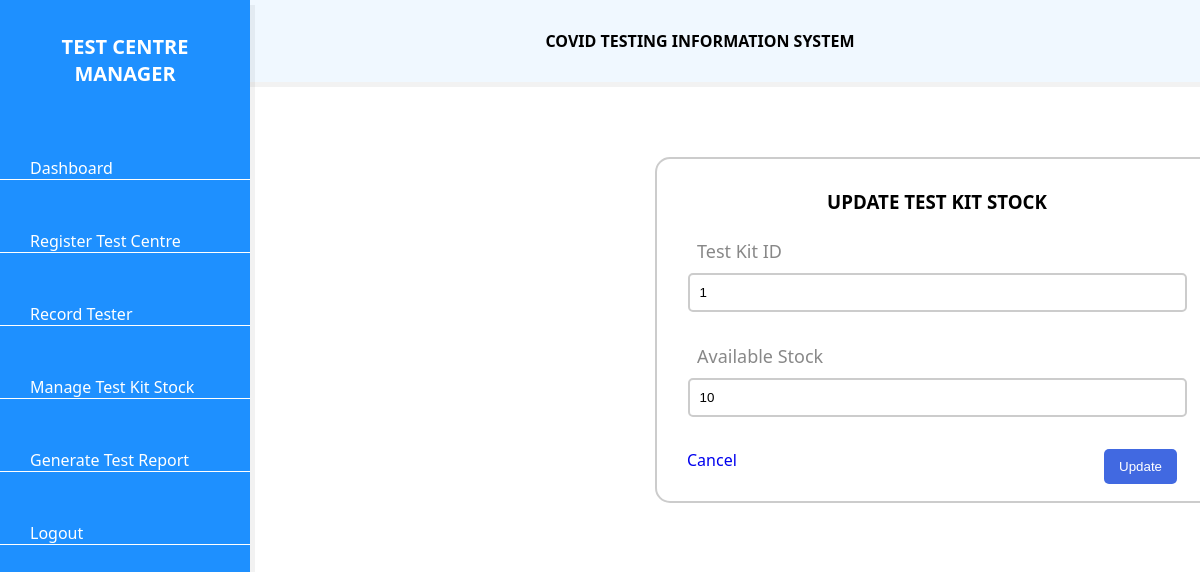
Before: /UpdateTestKitStockForm.php?id=1 (signed in) with the older database file.
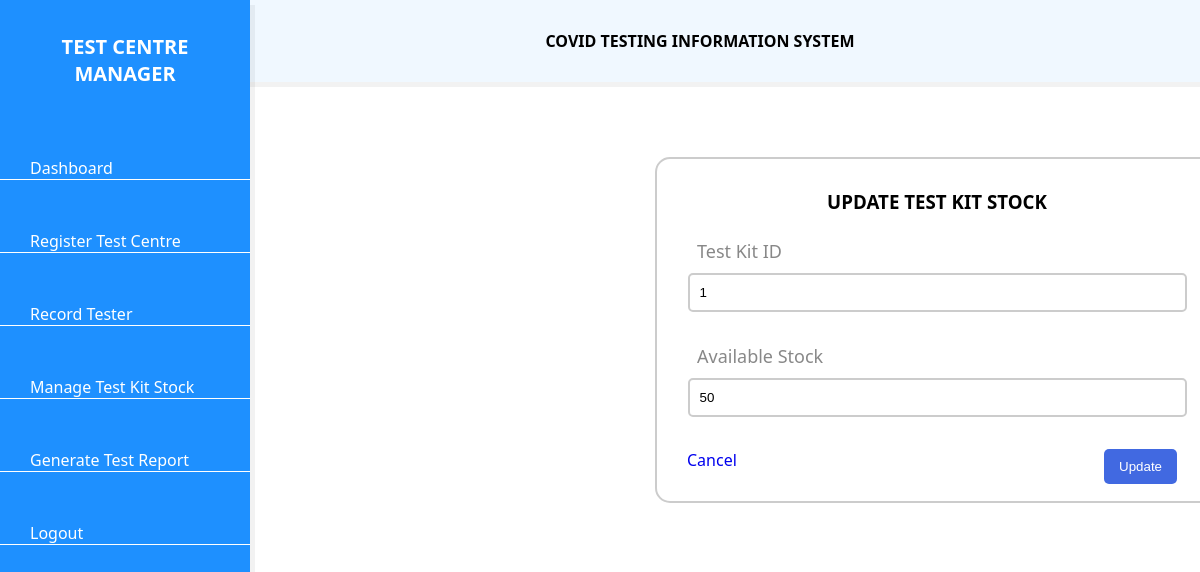
After: the same page with the newer database file.
### tables this page shows
CREATE TABLE `testkit` (
  `kitID` int(255) NOT NULL,
  `testName` varchar(255) NOT NULL,
  `availableStock` int(255) NOT NULL,
  `centreID` int(255) NOT NULL
);

### UpdateTestKitStockForm.php (the view, shortened to what this page needs)
<!DOCTYPE html>
<html>
<head>
	<link rel="stylesheet" type="text/css" href="dashboardcss/style.css">
</head>
<body>
	<div class="sidebar">
      <h2>Test Centre Manager</h2>
      <ul class="nav">
        <li>
          <a href="dashboardManager.php">
            <span>Dashboard</span>
          </a>
        </li>
		<li>
          <a href="RegisterTestCentreForm.php">
            <span>Register Test Centre</span>
          </a>
        </li>
        <li>
          <a href="RecordTesterForm.php">
            <span>Record Tester</span>
          </a>
        </li>
        <li>
          <a href="ManageTestKitStockForm.php">
            <span>Manage Test Kit Stock</span>
          </a>
        </li>
        <li>
          <a href="#">
            <span>Generate Test Report</span>
          </a>
        </li>
        <li>
          <a href="Logout.php">
            <span>Logout</span>
          </a>
        </li>
      </ul>
    </div>
	<div class="main">
      <b>COVID TESTING INFORMATION SYSTEM</b>
    </div>
	<?php
	include "db_conn.php";
	$sql = mysqli_query($conn, "SELECT * FROM testKit WHERE kitID='$_GET[id]'");
	$data = mysqli_fetch_array($sql);
	?>
    <form action="" method="post">
     	<h3>UPDATE TEST KIT STOCK</h3>
		<label>Test Kit ID</label>
		<input type="text" name="kitID" placeholder="Test Kit ID" value="<?php echo $data['kitID']; ?>"><br>
		<label>Available Stock</label>
		<input type="number" name="availableStock" placeholder="Available Stock" value="<?php echo $data['availableStock']; ?>"><br>
     	<button type="submit" name="update">Update</button>
		<a href="TestKitData.php">Cancel</a>
    </form>
</body>
</html>

### dashboardcss/style.css (style rules this page uses)
* { margin: 0; padding: 0; text-decoration: none; }
body { box-sizing: border-box; font-family: 'Segoe UI', Tahoma, Geneva, Verdana, sans-serif; }
.sidebar { position: fixed; background: #1E90FF; box-shadow: 5px 5px rgba(0, 0, 0, 0.05); width: 250px; height: 100%; top: 0; left: 0; z-index: 1; }
.sidebar h2 { text-align: center; font-size: 20px; text-transform: uppercase; color: #ffffff; background: #1E90FF; padding: 20px; font-weight: bold; }
.sidebar ul li { border-bottom: 1px solid #ffffff; margin: 50px 0; }
.sidebar ul li a { color: #ffffff; padding: 0 30px; }
.main { text-align: center; background: #F0F8FF; box-shadow: 5px 5px rgba(0, 0, 0, 0.05); margin-left: 200px; padding: 30px; }
form { margin: 75px; width: 500px; border: 2px solid #ccc; padding: 30px; background: #fff; border-radius: 15px; margin-left: 655px; }
h2 { color: #FFFFFF; text-align: center; margin-bottom: 40px; }
input { display: block; border: 2px solid #ccc; width: 95%; padding: 10px; margin: 10px auto; border-radius: 5px; }
label { color: #888; font-size: 18px; padding: 10px; }
button { float: right; background: #4169E1; padding: 10px 15px; color: #fff; border-radius: 5px; margin-right: 10px; border: none; cursor: pointer; }
h2 { margin-top: 5%; }
h3 { text-align: center; margin-bottom: 5%; }

Changed rows visible on the page:
changed testkit id 1: availableStock "10" → "50"
